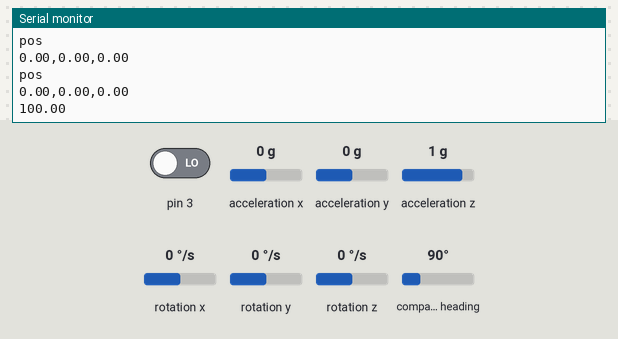
A sketch run on a simulated Arduino Uno, built with avr-gcc and run on an emulated ATmega328P. Shown: the last lines printed to the serial monitor. Wiring (inferred from the names in the program): HMC5883L compass at I2C address 0x1E. The inputs (shaded band) are chosen by the test bench; at power-on: acceleration x 0 g, acceleration y 0 g, acceleration z 1 g, rotation z 0 °/s, compass heading 90°, pin 3 LOW, rotation x 0 °/s, rotation y 0 °/s. The sensor or clock chip raises its interrupt line as the real part does.

Above: at 1.7 s.
1.8 s: acceleration x set to -1.4 g
At 3.1 s:
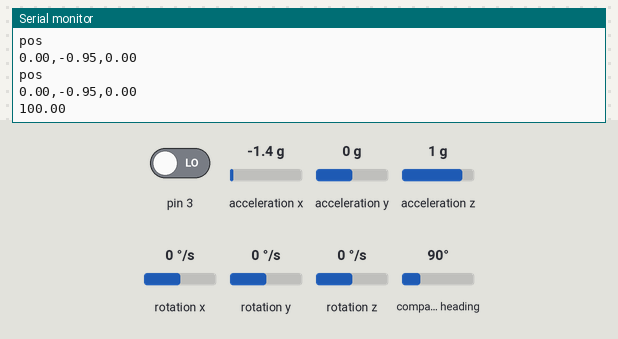
3.3 s: acceleration y set to -1.4 g
At 4.3 s:
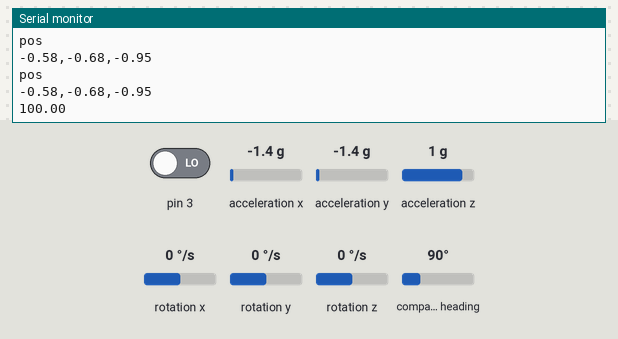
4.8 s: acceleration z set to -1.4 g
At 5.6 s:
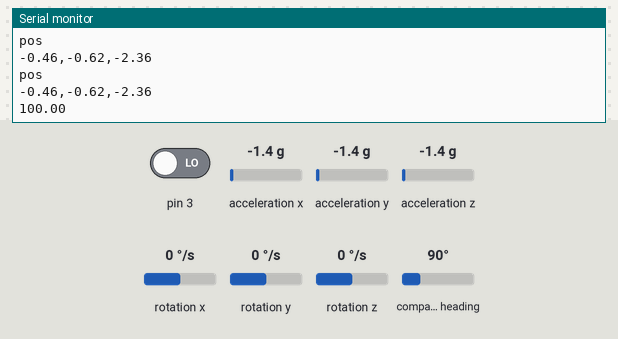
9.1 s: rotation z set to -192 °/s
At 10.0 s:
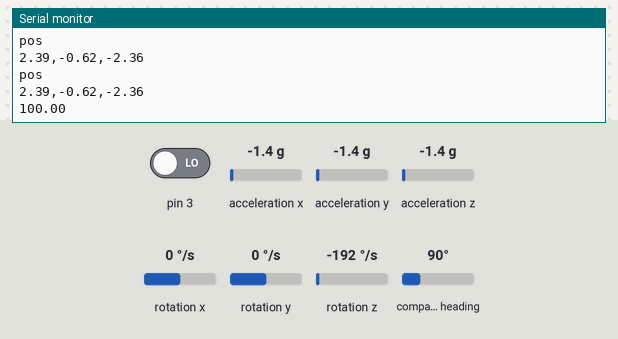
10.6 s: compass heading set to 7°
At 12.0 s:
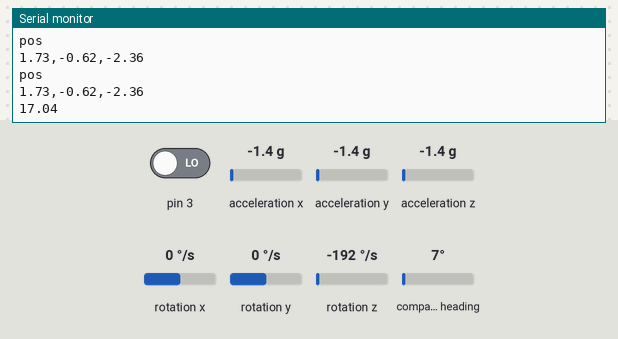
Timing chart, 0 to 13.1 s (numbered marks = the images above; inputs shaded):
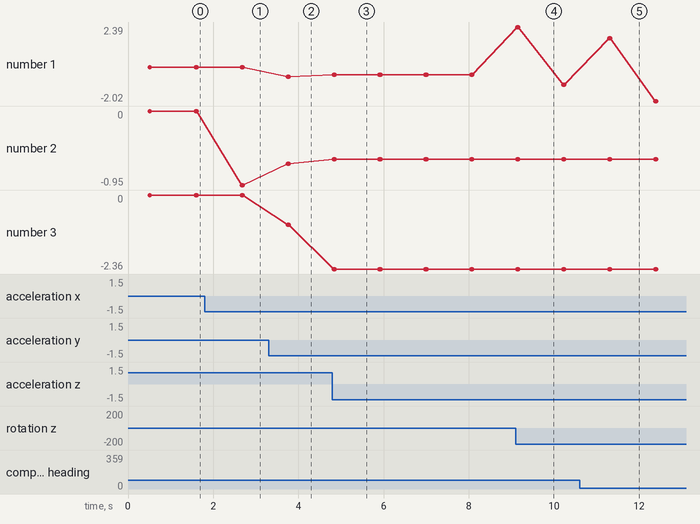

Measured:
- after the input at 1.8 s, the serial monitor: prints a new line after 0.87 s (image 1)
- after the input at 3.3 s, the serial monitor: prints a new line after 0.45 s (image 2)
- after the input at 4.8 s, the serial monitor: prints a new line at once (image 3)
- after the input at 9.1 s, the serial monitor: prints a new line at once (image 4)
- after the input at 10.6 s, the serial monitor: prints a new line after 0.76 s (image 5)
- plotted number 1: 0 → -0.58 after the input at 3.3 s, -0.58 → -0.46 after the input at 4.8 s, -0.46 → -1.04 after the input at 9.1 s
- plotted number 2: 0 → -0.95 after the input at 1.8 s, -0.95 → -0.68 after the input at 3.3 s, -0.68 → -0.62 after the input at 4.8 s
- plotted number 3: -0.95 → -2.36 after the input at 4.8 s

The sketch:

FlightControll.ino
```cpp
///////////////////////////////////////////////////////////////////////////////////
///////////////////////////////////////////////////////////////////////////////////
//                      Полетный контролер                                       //
///////////////////////////////////////////////////////////////////////////////////
///////////////////////////////////////////////////////////////////////////////////


////////////////////////////////////////////////////////////////////////
// Гироскоп + аксель
#include "I2Cdev.h"
#include "MPU6050_6Axis_MotionApps20.h"

MPU6050 mpu;
volatile bool mpuFlag = false;  // флаг прерывания готовности
uint8_t fifoBuffer[45];         // буфер


////////////////////////////////////////////////////////////////////////
// Компас
#include <Arduino.h>
#include <Wire.h>
#include <HMC5883L_Simple.h>

HMC5883L_Simple Compass;

////////////////////////////////////////////////////////////////////////
// Глобальные переменные (почти)
float ypr[3];


////////////////////////////////////////////////////////////////////////
// Сетап
////////////////////////////////////////////////////////////////////////
void setup() {
  // Общее
  Serial.begin(9600);
  Wire.begin();

  // инициализация DMP и прерывания для гиро-акселя
  mpu.initialize();
  mpu.dmpInitialize();
  mpu.setDMPEnabled(true);
  attachInterrupt(1, dmpReady, RISING);

  // Инициализация компаса
  Compass.SetDeclination(10, 15, 'E');                // Магнитное склонение
  Compass.SetSamplingMode(COMPASS_SINGLE);            // РЕжим работы (по запросам/постоянный)
  Compass.SetScale(COMPASS_SCALE_088);                // Чувствительность
  Compass.SetOrientation(COMPASS_HORIZONTAL_X_NORTH); // Ориентация (норм работает торлько это, но  Y - NORTH)
}

// прерывание готовности. Поднимаем флаг
void dmpReady() {
  mpuFlag = true;
}

void loop() {
  GetPosDev();
  Serial.println("pos");
  Serial.print(ypr[0]); // вокруг оси Z
  Serial.print(',');
  Serial.print(ypr[1]); // вокруг оси Y
  Serial.print(',');
  Serial.print(ypr[2]); // вокруг оси X
  Serial.println();

  Serial.println(GetAzDev());

  delay(1000);
}

// Get Position deviation
void GetPosDev() {
  if (mpuFlag & mpu.dmpGetCurrentFIFOPacket(fifoBuffer)) {
    Quaternion q;
    VectorFloat gravity;

    // расчёты
    mpu.dmpGetQuaternion(&q, fifoBuffer);
    mpu.dmpGetGravity(&gravity, &q);
    mpu.dmpGetYawPitchRoll(ypr, &q, &gravity);
    mpuFlag = false;

    // выводим результат в радианах (-3.14, 3.14)
    Serial.println("pos");
    Serial.print(ypr[0]); // вокруг оси Z
    Serial.print(',');
    Serial.print(ypr[1]); // вокруг оси Y
    Serial.print(',');
    Serial.print(ypr[2]); // вокруг оси X
    Serial.println();
  }
}

float GetAzDev() {
  return Compass.GetHeadingDegrees();
}
```
